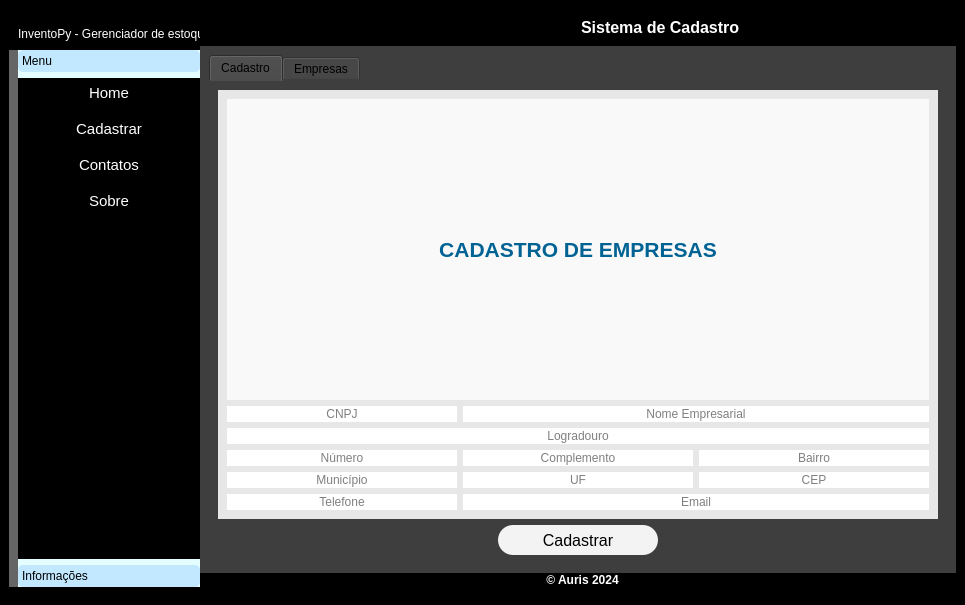
<?xml version="1.0" encoding="UTF-8"?>
<ui version="4.0">
 <class>MainWindow</class>
 <widget class="QMainWindow" name="MainWindow">
  <property name="geometry">
   <rect>
    <x>0</x>
    <y>0</y>
    <width>965</width>
    <height>605</height>
   </rect>
  </property>
  <property name="mouseTracking">
   <bool>false</bool>
  </property>
  <property name="windowTitle">
   <string>InventoPy - Cadastro de Empresas</string>
  </property>
  <property name="styleSheet">
   <string notr="true">background-color: rgb(0, 0, 0);</string>
  </property>
  <property name="animated">
   <bool>true</bool>
  </property>
  <property name="tabShape">
   <enum>QTabWidget::Rounded</enum>
  </property>
  <widget class="QWidget" name="centralwidget">
   <property name="styleSheet">
    <string notr="true">*{
	border: none;
}

QLabel{
	color: #ffffff
}</string>
   </property>
   <layout class="QHBoxLayout" name="horizontalLayout">
    <property name="spacing">
     <number>0</number>
    </property>
    <property name="leftMargin">
     <number>0</number>
    </property>
    <property name="rightMargin">
     <number>0</number>
    </property>
    <item>
     <widget class="QFrame" name="left_container">
      <property name="maximumSize">
       <size>
        <width>200</width>
        <height>16777215</height>
       </size>
      </property>
      <property name="frameShape">
       <enum>QFrame::StyledPanel</enum>
      </property>
      <property name="frameShadow">
       <enum>QFrame::Raised</enum>
      </property>
      <layout class="QVBoxLayout" name="verticalLayout_2">
       <property name="spacing">
        <number>0</number>
       </property>
       <property name="rightMargin">
        <number>0</number>
       </property>
       <item>
        <widget class="QFrame" name="frame_title">
         <property name="frameShape">
          <enum>QFrame::StyledPanel</enum>
         </property>
         <property name="frameShadow">
          <enum>QFrame::Raised</enum>
         </property>
         <layout class="QHBoxLayout" name="horizontalLayout_4">
          <property name="spacing">
           <number>0</number>
          </property>
          <property name="rightMargin">
           <number>0</number>
          </property>
          <property name="bottomMargin">
           <number>9</number>
          </property>
          <item>
           <widget class="QLabel" name="lbl_title">
            <property name="text">
             <string>InventoPy - Gerenciador de estoque</string>
            </property>
           </widget>
          </item>
         </layout>
        </widget>
       </item>
       <item>
        <widget class="QFrame" name="frame_menu">
         <property name="styleSheet">
          <string notr="true">QFrame{

	background-color: #656565;

}

QToolBox{

	text-align: left;
	background-color: rgb(228, 254, 255)

}

QToolBox::tab{

	border-radius: 5px;
	
	background-color: rgb(194, 232, 255);
	text-align: left;	
	
	color: #000000																						

}</string>
         </property>
         <property name="frameShape">
          <enum>QFrame::StyledPanel</enum>
         </property>
         <property name="frameShadow">
          <enum>QFrame::Raised</enum>
         </property>
         <layout class="QVBoxLayout" name="verticalLayout_3">
          <property name="spacing">
           <number>0</number>
          </property>
          <property name="topMargin">
           <number>0</number>
          </property>
          <property name="rightMargin">
           <number>0</number>
          </property>
          <property name="bottomMargin">
           <number>0</number>
          </property>
          <item>
           <widget class="QToolBox" name="toolBox">
            <property name="maximumSize">
             <size>
              <width>200</width>
              <height>16777215</height>
             </size>
            </property>
            <property name="styleSheet">
             <string notr="true">QPushButton:hover{

	background-color: #656565;
	border-top-left-radius: 15px

}

QPushButton{

color: #ffffff

}</string>
            </property>
            <property name="currentIndex">
             <number>0</number>
            </property>
            <widget class="QWidget" name="pg_menu">
             <property name="geometry">
              <rect>
               <x>0</x>
               <y>0</y>
               <width>182</width>
               <height>484</height>
              </rect>
             </property>
             <attribute name="label">
              <string>Menu</string>
             </attribute>
             <layout class="QVBoxLayout" name="verticalLayout_4">
              <property name="spacing">
               <number>6</number>
              </property>
              <property name="leftMargin">
               <number>0</number>
              </property>
              <property name="topMargin">
               <number>0</number>
              </property>
              <property name="rightMargin">
               <number>0</number>
              </property>
              <property name="bottomMargin">
               <number>0</number>
              </property>
              <item>
               <widget class="QPushButton" name="btn_home">
                <property name="minimumSize">
                 <size>
                  <width>0</width>
                  <height>30</height>
                 </size>
                </property>
                <property name="font">
                 <font>
                  <pointsize>11</pointsize>
                 </font>
                </property>
                <property name="cursor">
                 <cursorShape>PointingHandCursor</cursorShape>
                </property>
                <property name="text">
                 <string>Home</string>
                </property>
               </widget>
              </item>
              <item>
               <widget class="QPushButton" name="btn_cadastrar">
                <property name="minimumSize">
                 <size>
                  <width>0</width>
                  <height>30</height>
                 </size>
                </property>
                <property name="font">
                 <font>
                  <pointsize>11</pointsize>
                 </font>
                </property>
                <property name="cursor">
                 <cursorShape>PointingHandCursor</cursorShape>
                </property>
                <property name="text">
                 <string>Cadastrar</string>
                </property>
               </widget>
              </item>
              <item>
               <widget class="QPushButton" name="btn_contatos">
                <property name="minimumSize">
                 <size>
                  <width>0</width>
                  <height>30</height>
                 </size>
                </property>
                <property name="font">
                 <font>
                  <pointsize>11</pointsize>
                 </font>
                </property>
                <property name="cursor">
                 <cursorShape>PointingHandCursor</cursorShape>
                </property>
                <property name="text">
                 <string>Contatos</string>
                </property>
               </widget>
              </item>
              <item>
               <widget class="QPushButton" name="btn_sobre">
                <property name="minimumSize">
                 <size>
                  <width>0</width>
                  <height>30</height>
                 </size>
                </property>
                <property name="font">
                 <font>
                  <pointsize>11</pointsize>
                 </font>
                </property>
                <property name="cursor">
                 <cursorShape>PointingHandCursor</cursorShape>
                </property>
                <property name="text">
                 <string>Sobre</string>
                </property>
               </widget>
              </item>
              <item>
               <spacer name="verticalSpacer">
                <property name="orientation">
                 <enum>Qt::Vertical</enum>
                </property>
                <property name="sizeHint" stdset="0">
                 <size>
                  <width>20</width>
                  <height>40</height>
                 </size>
                </property>
               </spacer>
              </item>
             </layout>
            </widget>
            <widget class="QWidget" name="pg_informacoes">
             <property name="geometry">
              <rect>
               <x>0</x>
               <y>0</y>
               <width>182</width>
               <height>484</height>
              </rect>
             </property>
             <attribute name="label">
              <string>Informações</string>
             </attribute>
             <layout class="QVBoxLayout" name="verticalLayout_5">
              <property name="topMargin">
               <number>9</number>
              </property>
              <property name="rightMargin">
               <number>0</number>
              </property>
              <item>
               <widget class="QLabel" name="lbl_informacoes">
                <property name="mouseTracking">
                 <bool>true</bool>
                </property>
                <property name="autoFillBackground">
                 <bool>false</bool>
                </property>
                <property name="text">
                 <string>&lt;html&gt;&lt;head/&gt;&lt;body&gt;&lt;p align=&quot;center&quot;&gt;&lt;span style=&quot; font-weight:600;&quot;&gt;Usuário:&lt;/span&gt; Admin&lt;/p&gt;&lt;p align=&quot;center&quot;&gt;&lt;span style=&quot; font-weight:600;&quot;&gt;Sistema:&lt;/span&gt; Cadatro&lt;/p&gt;&lt;p align=&quot;center&quot;&gt;&lt;span style=&quot; font-weight:600;&quot;&gt;Status:&lt;/span&gt; Ativo&lt;/p&gt;&lt;p align=&quot;center&quot;&gt;&lt;span style=&quot; font-weight:600;&quot;&gt;Venc:&lt;/span&gt; 12/12/2099&lt;/p&gt;&lt;/body&gt;&lt;/html&gt;</string>
                </property>
               </widget>
              </item>
             </layout>
            </widget>
           </widget>
          </item>
         </layout>
        </widget>
       </item>
      </layout>
     </widget>
    </item>
    <item>
     <widget class="QFrame" name="main_container">
      <property name="frameShape">
       <enum>QFrame::StyledPanel</enum>
      </property>
      <property name="frameShadow">
       <enum>QFrame::Raised</enum>
      </property>
      <layout class="QVBoxLayout" name="verticalLayout">
       <property name="spacing">
        <number>0</number>
       </property>
       <property name="leftMargin">
        <number>0</number>
       </property>
       <property name="topMargin">
        <number>0</number>
       </property>
       <property name="rightMargin">
        <number>9</number>
       </property>
       <property name="bottomMargin">
        <number>9</number>
       </property>
       <item>
        <widget class="QFrame" name="top_frame">
         <property name="frameShape">
          <enum>QFrame::StyledPanel</enum>
         </property>
         <property name="frameShadow">
          <enum>QFrame::Raised</enum>
         </property>
         <layout class="QHBoxLayout" name="horizontalLayout_2">
          <item alignment="Qt::AlignLeft">
           <widget class="QPushButton" name="btn_toggle">
            <property name="text">
             <string/>
            </property>
            <property name="icon">
             <iconset resource="../resources/icons.qrc">
              <normaloff>:/icons/imgs/icons/menu_icon.png</normaloff>:/icons/imgs/icons/menu_icon.png</iconset>
            </property>
            <property name="iconSize">
             <size>
              <width>32</width>
              <height>32</height>
             </size>
            </property>
           </widget>
          </item>
          <item>
           <widget class="QLabel" name="label">
            <property name="text">
             <string>&lt;html&gt;&lt;head/&gt;&lt;body&gt;&lt;p&gt;&lt;span style=&quot; font-size:12pt; font-weight:600;&quot;&gt;Sistema de Cadastro&lt;/span&gt;&lt;/p&gt;&lt;/body&gt;&lt;/html&gt;</string>
            </property>
           </widget>
          </item>
         </layout>
        </widget>
       </item>
       <item>
        <widget class="QFrame" name="main_frame">
         <property name="sizePolicy">
          <sizepolicy hsizetype="Preferred" vsizetype="Expanding">
           <horstretch>0</horstretch>
           <verstretch>0</verstretch>
          </sizepolicy>
         </property>
         <property name="styleSheet">
          <string notr="true">background-color: rgb(62, 62, 62)</string>
         </property>
         <property name="frameShape">
          <enum>QFrame::StyledPanel</enum>
         </property>
         <property name="frameShadow">
          <enum>QFrame::Raised</enum>
         </property>
         <layout class="QVBoxLayout" name="verticalLayout_6">
          <property name="spacing">
           <number>0</number>
          </property>
          <property name="leftMargin">
           <number>0</number>
          </property>
          <property name="topMargin">
           <number>0</number>
          </property>
          <property name="rightMargin">
           <number>0</number>
          </property>
          <property name="bottomMargin">
           <number>0</number>
          </property>
          <item>
           <widget class="QStackedWidget" name="pages_frame">
            <property name="currentIndex">
             <number>1</number>
            </property>
            <widget class="QWidget" name="pg_home">
             <layout class="QVBoxLayout" name="verticalLayout_7">
              <item>
               <widget class="QLabel" name="img_logo">
                <property name="text">
                 <string>&lt;html&gt;&lt;head/&gt;&lt;body&gt;&lt;p align=&quot;center&quot;&gt;&lt;img src=&quot;:/window/imgs/icons/app/app_icon.png&quot;/&gt;&lt;/p&gt;&lt;/body&gt;&lt;/html&gt;</string>
                </property>
               </widget>
              </item>
             </layout>
            </widget>
            <widget class="QWidget" name="pg_cadastrar">
             <layout class="QVBoxLayout" name="verticalLayout_8">
              <item>
               <widget class="QTabWidget" name="tabWidget">
                <property name="currentIndex">
                 <number>0</number>
                </property>
                <widget class="QWidget" name="tab">
                 <attribute name="title">
                  <string>Cadastro</string>
                 </attribute>
                 <layout class="QVBoxLayout" name="verticalLayout_11">
                  <item>
                   <widget class="QFrame" name="frame_4">
                    <property name="styleSheet">
                     <string notr="true">QLineEdit{

	background-color: rgb(255, 255, 255);
	font: 10pt &quot;MS Shell Dlg 2&quot;;
	color: #000000

}

QFrame{

	background-color: rgb(231, 231, 231)

}</string>
                    </property>
                    <property name="frameShape">
                     <enum>QFrame::StyledPanel</enum>
                    </property>
                    <property name="frameShadow">
                     <enum>QFrame::Raised</enum>
                    </property>
                    <layout class="QGridLayout" name="gridLayout">
                     <item row="1" column="0">
                      <widget class="QLineEdit" name="let_cnpj">
                       <property name="alignment">
                        <set>Qt::AlignCenter</set>
                       </property>
                       <property name="placeholderText">
                        <string>CNPJ</string>
                       </property>
                      </widget>
                     </item>
                     <item row="1" column="1" colspan="2">
                      <widget class="QLineEdit" name="let_nome_empresarial">
                       <property name="text">
                        <string/>
                       </property>
                       <property name="alignment">
                        <set>Qt::AlignCenter</set>
                       </property>
                       <property name="placeholderText">
                        <string>Nome Empresarial</string>
                       </property>
                      </widget>
                     </item>
                     <item row="2" column="0" colspan="3">
                      <widget class="QLineEdit" name="let_logradouro">
                       <property name="alignment">
                        <set>Qt::AlignCenter</set>
                       </property>
                       <property name="placeholderText">
                        <string>Logradouro</string>
                       </property>
                      </widget>
                     </item>
                     <item row="3" column="0">
                      <widget class="QLineEdit" name="let_numero">
                       <property name="alignment">
                        <set>Qt::AlignCenter</set>
                       </property>
                       <property name="placeholderText">
                        <string>Número</string>
                       </property>
                      </widget>
                     </item>
                     <item row="3" column="1">
                      <widget class="QLineEdit" name="let_complemento">
                       <property name="alignment">
                        <set>Qt::AlignCenter</set>
                       </property>
                       <property name="placeholderText">
                        <string>Complemento</string>
                       </property>
                      </widget>
                     </item>
                     <item row="3" column="2">
                      <widget class="QLineEdit" name="let_bairro">
                       <property name="alignment">
                        <set>Qt::AlignCenter</set>
                       </property>
                       <property name="placeholderText">
                        <string>Bairro</string>
                       </property>
                      </widget>
                     </item>
                     <item row="4" column="0">
                      <widget class="QLineEdit" name="let_municipio">
                       <property name="alignment">
                        <set>Qt::AlignCenter</set>
                       </property>
                       <property name="placeholderText">
                        <string>Município</string>
                       </property>
                      </widget>
                     </item>
                     <item row="4" column="1">
                      <widget class="QLineEdit" name="let_uf">
                       <property name="alignment">
                        <set>Qt::AlignCenter</set>
                       </property>
                       <property name="placeholderText">
                        <string>UF</string>
                       </property>
                      </widget>
                     </item>
                     <item row="4" column="2">
                      <widget class="QLineEdit" name="let_cep">
                       <property name="alignment">
                        <set>Qt::AlignCenter</set>
                       </property>
                       <property name="placeholderText">
                        <string>CEP</string>
                       </property>
                      </widget>
                     </item>
                     <item row="5" column="0">
                      <widget class="QLineEdit" name="let_telefone">
                       <property name="alignment">
                        <set>Qt::AlignCenter</set>
                       </property>
                       <property name="placeholderText">
                        <string>Telefone</string>
                       </property>
                      </widget>
                     </item>
                     <item row="5" column="1" colspan="2">
                      <widget class="QLineEdit" name="let_email">
                       <property name="alignment">
                        <set>Qt::AlignCenter</set>
                       </property>
                       <property name="placeholderText">
                        <string>Email</string>
                       </property>
                      </widget>
                     </item>
                     <item row="0" column="0" colspan="3">
                      <widget class="QLabel" name="lbl_enterprises_title">
                       <property name="styleSheet">
                        <string notr="true">color: rgb(0, 99, 148);
background-color: rgb(249, 249, 249);</string>
                       </property>
                       <property name="text">
                        <string>&lt;html&gt;&lt;head/&gt;&lt;body&gt;&lt;p align=&quot;center&quot;&gt;&lt;span style=&quot; font-size:16pt; font-weight:600;&quot;&gt;CADASTRO DE EMPRESAS&lt;/span&gt;&lt;/p&gt;&lt;/body&gt;&lt;/html&gt;</string>
                       </property>
                      </widget>
                     </item>
                    </layout>
                   </widget>
                  </item>
                  <item alignment="Qt::AlignHCenter">
                   <widget class="QPushButton" name="btn_cadastrar_2">
                    <property name="minimumSize">
                     <size>
                      <width>160</width>
                      <height>30</height>
                     </size>
                    </property>
                    <property name="font">
                     <font>
                      <pointsize>12</pointsize>
                     </font>
                    </property>
                    <property name="cursor">
                     <cursorShape>PointingHandCursor</cursorShape>
                    </property>
                    <property name="styleSheet">
                     <string notr="true">QPushButton:hover{

	background-color: rgb(0, 170, 255);
	border-radius: 15px;
	color: #000000

}

QPushButton{

	border-radius: 15px;
	background-color: rgb(243, 243, 243);
	color: #000000

}</string>
                    </property>
                    <property name="text">
                     <string>Cadastrar</string>
                    </property>
                   </widget>
                  </item>
                 </layout>
                </widget>
                <widget class="QWidget" name="tab_2">
                 <attribute name="title">
                  <string>Empresas</string>
                 </attribute>
                 <layout class="QVBoxLayout" name="verticalLayout_10">
                  <item>
                   <widget class="QLabel" name="lbl_empresas">
                    <property name="minimumSize">
                     <size>
                      <width>0</width>
                      <height>80</height>
                     </size>
                    </property>
                    <property name="font">
                     <font>
                      <pointsize>18</pointsize>
                      <weight>75</weight>
                      <bold>true</bold>
                     </font>
                    </property>
                    <property name="autoFillBackground">
                     <bool>false</bool>
                    </property>
                    <property name="styleSheet">
                     <string notr="true">color: rgb(0, 99, 148);
background-color: rgb(249, 249, 249);</string>
                    </property>
                    <property name="text">
                     <string>&lt;html&gt;&lt;head/&gt;&lt;body&gt;&lt;p align=&quot;center&quot;&gt;&lt;span style=&quot; color:#006394;&quot;&gt;EMPRESAS&lt;/span&gt;&lt;/p&gt;&lt;/body&gt;&lt;/html&gt;</string>
                    </property>
                   </widget>
                  </item>
                  <item>
                   <layout class="QHBoxLayout" name="horizontalLayout_5">
                    <item>
                     <widget class="QTableWidget" name="tableWidget">
                      <property name="styleSheet">
                       <string notr="true">	QHeaderView::section {

	background-color: rgb(148, 148, 148);
	color: #ffffff;
	font: 10pt &quot;MS Shell Dig 2&quot;;

}

QTableWidget {

background-color: rgb(252, 252, 252);

}</string>
                      </property>
                      <column>
                       <property name="text">
                        <string>CNPJ</string>
                       </property>
                      </column>
                      <column>
                       <property name="text">
                        <string>NOME</string>
                       </property>
                      </column>
                      <column>
                       <property name="text">
                        <string>LOGRADOURO</string>
                       </property>
                      </column>
                      <column>
                       <property name="text">
                        <string>NUMERO</string>
                       </property>
                      </column>
                      <column>
                       <property name="text">
                        <string>COMPLEMENTO</string>
                       </property>
                      </column>
                      <column>
                       <property name="text">
                        <string>BAIRRO</string>
                       </property>
                      </column>
                      <column>
                       <property name="text">
                        <string>MUNICÍPIO</string>
                       </property>
                      </column>
                      <column>
                       <property name="text">
                        <string>TELEFONE</string>
                       </property>
                      </column>
                      <column>
                       <property name="text">
                        <string>EMAIL</string>
                       </property>
                      </column>
                     </widget>
                    </item>
                    <item>
                     <widget class="QFrame" name="frame_3">
                      <property name="styleSheet">
                       <string notr="true">QPushButton{

	border-radius: 15px;
	background-color: #ffffff;
	font: 11pt &quot;MS Shell Dlg 2&quot;;
	color: rgb(0, 24, 74);

}

QFrame{

	background-color: rgb(230, 230, 230)

}</string>
                      </property>
                      <property name="frameShape">
                       <enum>QFrame::StyledPanel</enum>
                      </property>
                      <property name="frameShadow">
                       <enum>QFrame::Raised</enum>
                      </property>
                      <layout class="QVBoxLayout" name="verticalLayout_9">
                       <item>
                        <widget class="QPushButton" name="btn_excel">
                         <property name="minimumSize">
                          <size>
                           <width>120</width>
                           <height>30</height>
                          </size>
                         </property>
                         <property name="cursor">
                          <cursorShape>PointingHandCursor</cursorShape>
                         </property>
                         <property name="styleSheet">
                          <string notr="true">QPushButton:hover{

	color: #ffffff;
	background-color: rgb(49, 147, 0);

}</string>
                         </property>
                         <property name="text">
                          <string>Gerar Excel</string>
                         </property>
                        </widget>
                       </item>
                       <item>
                        <widget class="QPushButton" name="btn_alterar">
                         <property name="minimumSize">
                          <size>
                           <width>120</width>
                           <height>30</height>
                          </size>
                         </property>
                         <property name="cursor">
                          <cursorShape>PointingHandCursor</cursorShape>
                         </property>
                         <property name="styleSheet">
                          <string notr="true">QPushButton:hover{

	color: #ffffff;
	background-color: rgb(255, 170, 0);

}</string>
                         </property>
                         <property name="text">
                          <string>Alterar</string>
                         </property>
                        </widget>
                       </item>
                       <item>
                        <widget class="QPushButton" name="btn_excluir">
                         <property name="minimumSize">
                          <size>
                           <width>120</width>
                           <height>30</height>
                          </size>
                         </property>
                         <property name="cursor">
                          <cursorShape>PointingHandCursor</cursorShape>
                         </property>
                         <property name="styleSheet">
                          <string notr="true">QPushButton:hover{

	color: #ffffff;
	background-color: rgb(199, 66, 0);

}</string>
                         </property>
                         <property name="text">
                          <string>Excluir</string>
                         </property>
                        </widget>
                       </item>
                       <item>
                        <spacer name="verticalSpacer_2">
                         <property name="orientation">
                          <enum>Qt::Vertical</enum>
                         </property>
                         <property name="sizeHint" stdset="0">
                          <size>
                           <width>20</width>
                           <height>40</height>
                          </size>
                         </property>
                        </spacer>
                       </item>
                      </layout>
                     </widget>
                    </item>
                   </layout>
                  </item>
                 </layout>
                </widget>
               </widget>
              </item>
             </layout>
            </widget>
            <widget class="QWidget" name="pg_contatos">
             <layout class="QVBoxLayout" name="verticalLayout_12">
              <item>
               <widget class="QLabel" name="lbl_contatos_title">
                <property name="autoFillBackground">
                 <bool>false</bool>
                </property>
                <property name="text">
                 <string>&lt;html&gt;&lt;head/&gt;&lt;body&gt;&lt;p align=&quot;center&quot;&gt;&lt;span style=&quot; font-size:24pt; font-weight:600;&quot;&gt;CONTATOS&lt;/span&gt;&lt;/p&gt;&lt;/body&gt;&lt;/html&gt;</string>
                </property>
               </widget>
              </item>
              <item>
               <widget class="QLabel" name="lbl_whatsapp">
                <property name="text">
                 <string>&lt;html&gt;&lt;head/&gt;&lt;body&gt;&lt;p align=&quot;center&quot;&gt;&lt;img src=&quot;:/white_information/imgs/icons/info_icons/white_whatsapp_icon.png&quot;/&gt;&lt;span style=&quot; font-size:26pt; font-weight:600; vertical-align:super;&quot;&gt;WhastApp&lt;/span&gt;&lt;/p&gt;&lt;p align=&quot;center&quot;&gt;&lt;br/&gt;&lt;/p&gt;&lt;/body&gt;&lt;/html&gt;</string>
                </property>
               </widget>
              </item>
              <item>
               <widget class="QLabel" name="lbl_email">
                <property name="text">
                 <string>&lt;html&gt;&lt;head/&gt;&lt;body&gt;&lt;p align=&quot;center&quot;&gt;&lt;img src=&quot;:/white_information/imgs/icons/info_icons/white_email_icon.png&quot;/&gt;&lt;span style=&quot; font-size:26pt; font-weight:600; vertical-align:super;&quot;&gt;Email&lt;/span&gt;&lt;/p&gt;&lt;p align=&quot;center&quot;&gt;&lt;br/&gt;&lt;/p&gt;&lt;/body&gt;&lt;/html&gt;</string>
                </property>
               </widget>
              </item>
              <item>
               <widget class="QLabel" name="lbl_instagram">
                <property name="text">
                 <string>&lt;html&gt;&lt;head/&gt;&lt;body&gt;&lt;p align=&quot;center&quot;&gt;&lt;img src=&quot;:/white_information/imgs/icons/info_icons/white_instagram_icon.png&quot;/&gt;&lt;span style=&quot; font-size:26pt; font-weight:600; vertical-align:super;&quot;&gt;Instagram&lt;/span&gt;&lt;/p&gt;&lt;/body&gt;&lt;/html&gt;</string>
                </property>
               </widget>
              </item>
              <item>
               <widget class="QLabel" name="lbl_github">
                <property name="text">
                 <string>&lt;html&gt;&lt;head/&gt;&lt;body&gt;&lt;p align=&quot;center&quot;&gt;&lt;img src=&quot;:/white_information/imgs/icons/info_icons/white_github_icon.png&quot;/&gt;&lt;span style=&quot; font-size:26pt; font-weight:600; vertical-align:super;&quot;&gt;GitHub&lt;/span&gt;&lt;/p&gt;&lt;/body&gt;&lt;/html&gt;</string>
                </property>
               </widget>
              </item>
             </layout>
            </widget>
            <widget class="QWidget" name="pg_sobre">
             <layout class="QVBoxLayout" name="verticalLayout_13">
              <item>
               <widget class="QLabel" name="lbl_sobre_title">
                <property name="autoFillBackground">
                 <bool>false</bool>
                </property>
                <property name="text">
                 <string>&lt;html&gt;&lt;head/&gt;&lt;body&gt;&lt;p align=&quot;center&quot;&gt;&lt;span style=&quot; font-size:24pt; font-weight:600;&quot;&gt;SOBRE&lt;/span&gt;&lt;/p&gt;&lt;/body&gt;&lt;/html&gt;</string>
                </property>
               </widget>
              </item>
              <item>
               <widget class="QLabel" name="lbl_sobre_descricao">
                <property name="autoFillBackground">
                 <bool>false</bool>
                </property>
                <property name="text">
                 <string>&lt;html&gt;&lt;head/&gt;&lt;body&gt;&lt;p align=&quot;justify&quot;&gt;&lt;span style=&quot; font-size:12pt;&quot;&gt;Este sistema faz consulta do CNPJ utilizando API da Receita Federal e faz o cadastro em um banco de dados SQLITE3. Objetivo desse sistema é aprender a usar Python e o PySide6 para o desenvolvimento de aplicações modernas.&lt;/span&gt;&lt;/p&gt;&lt;/body&gt;&lt;/html&gt;</string>
                </property>
                <property name="wordWrap">
                 <bool>true</bool>
                </property>
               </widget>
              </item>
             </layout>
            </widget>
           </widget>
          </item>
         </layout>
        </widget>
       </item>
       <item>
        <widget class="QFrame" name="footer_frame">
         <property name="frameShape">
          <enum>QFrame::StyledPanel</enum>
         </property>
         <property name="frameShadow">
          <enum>QFrame::Raised</enum>
         </property>
         <layout class="QHBoxLayout" name="horizontalLayout_3">
          <property name="spacing">
           <number>0</number>
          </property>
          <property name="topMargin">
           <number>0</number>
          </property>
          <property name="rightMargin">
           <number>0</number>
          </property>
          <property name="bottomMargin">
           <number>0</number>
          </property>
          <item>
           <widget class="QLabel" name="lbl_footer">
            <property name="text">
             <string>&lt;html&gt;&lt;head/&gt;&lt;body&gt;&lt;p align=&quot;center&quot;&gt;&lt;span style=&quot; font-weight:600;&quot;&gt;© Auris 2024&lt;/span&gt;&lt;/p&gt;&lt;/body&gt;&lt;/html&gt;</string>
            </property>
           </widget>
          </item>
         </layout>
        </widget>
       </item>
      </layout>
     </widget>
    </item>
   </layout>
  </widget>
 </widget>
 <resources>
  <include location="../resources/icons.qrc"/>
 </resources>
 <connections/>
</ui>
